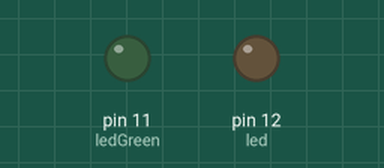
Simulated run of this sketch. Board: Arduino Uno, built with avr-gcc and run on an emulated ATmega328P. On the bench: output pins drawn as LEDs (lit = HIGH).

Above: at 4.7 s.
At 35.62 s:
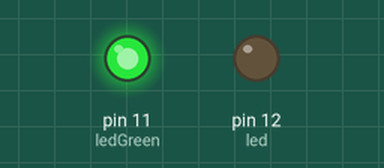
At 53.12 s:
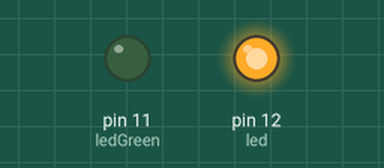
Timing chart, 0 to 56.9 s (numbered marks = the images above):
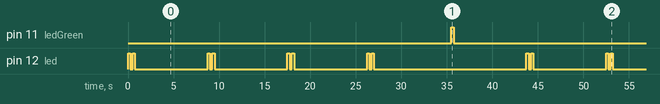

The sketch:

ultraLowBlink2.ino
```cpp
#include <LowPower.h>

const int led = 12;
const int ledGreen = 11;
const int wakeUpPin = 2;

void setup()
{
  Serial.begin(9600);
    // Initialise the IO and ISR
//    vw_set_ptt_inverted(true); // Required for DR3100
//    vw_set_tx_pin(8);
//    vw_setup(2000);  // Bits per sec
    pinMode(led, OUTPUT);
    pinMode(ledGreen, OUTPUT);
    pinMode(wakeUpPin, INPUT);
}

void blinkLed(){
  digitalWrite(led, HIGH);
  delay(250);
  digitalWrite(led, LOW);
  delay(250);
  digitalWrite(led, HIGH);
  delay(250);
  digitalWrite(led, LOW);
}

void blinkGreenLed(){
  delay(500);
  digitalWrite(ledGreen, HIGH);
  delay(250);
  digitalWrite(ledGreen, LOW);
}

int blinkGreen = 0;
// (8 sec * 7.5) [min] * 60 min * 8 hours = 3600
// (8 sec * 7.5) [min] * 60 min * 4 hours = 1800
const int DEEP_SLEEP_AFTER = 1800;
int runForUntilDeepSleep = DEEP_SLEEP_AFTER; // 8 second increments

void wakeUp() {
  // nothing to do
}

void loop()
{
    runForUntilDeepSleep--;
    if (runForUntilDeepSleep <= 0) {
      digitalWrite(wakeUpPin, HIGH);
      attachInterrupt(digitalPinToInterrupt(wakeUpPin), wakeUp, LOW);
      LowPower.powerDown(SLEEP_FOREVER, ADC_OFF, BOD_OFF);
      // Coming back from sleep
      runForUntilDeepSleep = DEEP_SLEEP_AFTER;
      detachInterrupt(digitalPinToInterrupt(wakeUpPin));
    }
    if (blinkGreen++ > 3) {
      blinkGreenLed();
      blinkGreen = 0;
    } else {
       blinkLed();
    }
    LowPower.powerDown(SLEEP_8S, ADC_OFF, BOD_OFF);
    //sleepTenMinutes();
}
```

Measured:
- by itself, pin 11 (ledGreen): alternates HIGH for 0.25 s and LOW for 43.5 s
- by itself, pin 12 (led): repeats every 43.8 s: LOW 0.25 s, HIGH 0.25 s, LOW 8.0 s, HIGH 0.25 s, LOW 0.25 s, HIGH 0.25 s, LOW 8.0 s, HIGH 0.25 s, LOW 0.25 s, HIGH 0.25 s, LOW 8.0 s, HIGH 0.25 s, LOW 0.25 s, HIGH 0.25 s, LOW 16.8 s, HIGH 0.25 s
- by itself, everything shown: repeats every 43.8 s, in 18 steps
